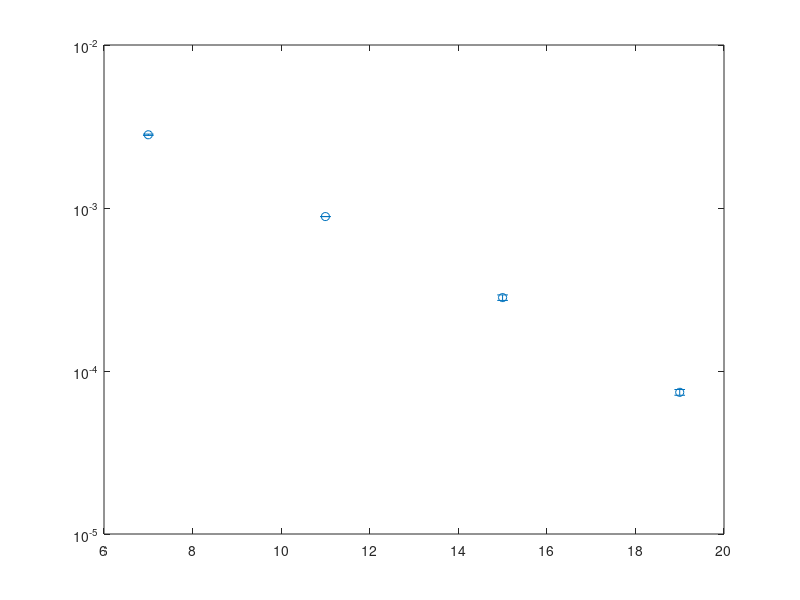

Recreate this plot in MATLAB. (Note: this script raises an error after producing the figure.)
clear;
Lx = [16,24, 32, 40];
distance = [7, 11,  15, 19];
SpinCorrelation = [-0.002814, 0.000886,-0.000282, 0.000074];
SpinCorrelation = abs(SpinCorrelation);
err = [0.000026, 0.000001, 0.000011,0.000003];
%15: 6.1e-4
% 9: 1.026e-3
h1 = errorbar(distance, SpinCorrelation, err,'o');hold on;
set(gca, 'XScale','linear', 'YScale','log')

p = fit((distance(1:4)'),log(SpinCorrelation(1:4)'),'poly1');
fprintf('correlation length=%.5f\n',-1/p.p1);
x = distance(1):0.5:distance(end);
fl=semilogy(distance,exp(p.p2+p.p1*distance),'-.');

% T=text(8,2.5e-3,['$\xi=',num2str(-1/p.p1),'$']);
% set(T,'Interpreter','latex');set(T,'Fontsize',28);



set(gca,'fontsize',24);
set(gca,'linewidth',1.5);
set(h1,'markersize',10);
set(get(gca,'Children'),'linewidth',3); % Set line width 1.5 pounds
xlabel('$x$','Interpreter','latex');
ylabel('$|\langle S(0) \cdot S(x)\rangle |$','Interpreter','latex');
set(get(gca,'XLabel'),'FontSize',24); 
set(get(gca,'YLabel'),'FontSize',24); 
